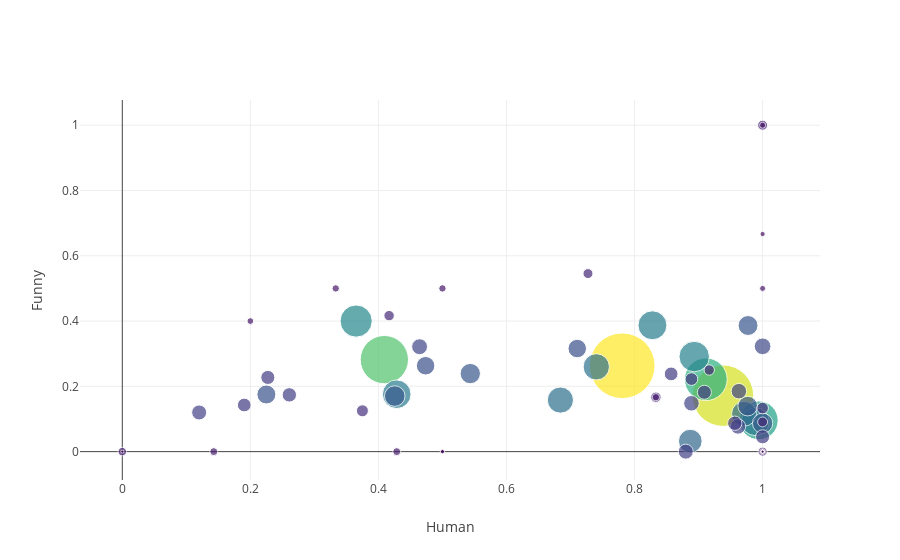

The notebook cell this image was saved under:
### Markdown cell above
This plot may not make the most sense as human and funny are not two variables we'd necessarily expect to be correlated, but it does show some interesting things. Zombie questions are always funny; cancer questions never are. Over 90% of technology questions are human-related - we're not so interested in whether cats will be conquering Mars any time soon. Climate change is quite a popular topic, and one people take seriously (only 2/62 climate change questions were funny).

### Code cell
msize = lambda x: np.sqrt(np.float(x))

fig = tls.make_subplots(rows=1, cols=1)
x = tags.human
y = tags.funny
text = [i + ': ' + str(tags.loc[i]['freq']) for i in tags.index.values]
t = go.Scatter(x=x, y=y, mode='markers', text=text, 
               marker=dict(size=[3*x**0.5 for x in tags.freq], 
                          color=[3*x**0.5 for x in tags.freq],
                          colorscale='Viridis'))
fig.append_trace(t, 1, 1)

fig['layout']['xaxis1'].update(title='Human')
fig['layout']['yaxis1'].update(title='Funny')
fig['layout'].update(hovermode='closest')
plotly.offline.iplot(fig)

### Figure 1 — Plotly figure (JSON) as saved in the notebook; plotly's stock layout.template omitted (floating-point values rounded to 4 significant figures)
{"data": [{"marker": {"color": [65.66, 61.48, 48.28, 42.74, 38.77, 32.17, 30.45, 28.93, 28.62, 27.98, 26.32, 26.15, 24.92, 23.62, 20.57, 20.35, 20.35, 19.9, 19.67, 18.97, 18.49, 18.49, 16.7, 15.87, 15.59, 15.59, 15.3, 15, 15, 14.39, 14.39, 14.07, 14.07, 14.07, 13.75, 13.75, 12.73, 12, 11.62, 10.39, 10.39, 10.39, 9.95, 9.95, 9.95, 9, 8.485, 7.937, 7.937, 7.348, 7.348, 7.348, 6.708, 6, 6, 6, 5.196, 4.243, 4.243, 4.243, 3, 3, 3, 3, 3, 3, 3, 3, 3, 3], "colorscale": "Viridis", "size": [65.66, 61.48, 48.28, 42.74, 38.77, 32.17, 30.45, 28.93, 28.62, 27.98, 26.32, 26.15, 24.92, 23.62, 20.57, 20.35, 20.35, 19.9, 19.67, 18.97, 18.49, 18.49, 16.7, 15.87, 15.59, 15.59, 15.3, 15, 15, 14.39, 14.39, 14.07, 14.07, 14.07, 13.75, 13.75, 12.73, 12, 11.62, 10.39, 10.39, 10.39, 9.95, 9.95, 9.95, 9, 8.485, 7.937, 7.937, 7.348, 7.348, 7.348, 6.708, 6, 6, 6, 5.196, 4.243, 4.243, 4.243, 3, 3, 3, 3, 3, 3, 3, 3, 3, 3]}, "mode": "markers", "text": ["biology: 479", "psychology: 420", "physics: 259", "technology: 203", "health: 167", "ecology: 115", "food: 103", "philosophy: 93", "space: 91", "neuroscience: 87", "engineering: 77", "evolution: 76", "medicine: 69", "climate change: 62", "gravity: 47", "ethics: 46", "chemistry: 46", "anatomy: 44", "nutrition: 43", "universe: 40", "materials: 38", "apocalypse: 38", "sociology: 31", "maths: 28", "science: 27", "disease: 27", "politics: 26", "consciousness: 25", "cosmology: 25", "AI: 23", "geology: 23", "particles: 22", "computer science: 22", "religion: 22", "quantum: 21", "history: 21", "music: 18", "black holes: 16", "economics: 15", "reality: 12", "time travel: 12", "time: 12", "robots: 11", "statistics: 11", "zombies: 11", "cancer: 9", "meteorology: 8", "radiation: 7", "fossils: 7", "sound: 6", "acoustics: 6", "dinosaurs: 6", "fluids: 5", "anthropology: 4", "mental health: 4", "humour: 4", "sexuality: 3", "human factors: 2", "biochemistry: 2", "simulations: 2", "art: 1", "phlosophy: 1", "language: 1", "perception: 1", "sports: 1", "personality: 1", "spirituality: 1", "astrophysics: 1", "na: 1", "law: 1"], "type": "scatter", "x": [0.7808, 0.9381, 0.4093, 0.9113, 0.994, 0.3652, 0.8932, 0.828, 0.4286, 0.9885, 0.7403, 0.6842, 0.971, 0.8871, 0.4255, 1, 0.5435, 0.9773, 0.9767, 0.225, 0.4737, 0.7105, 1, 0.4643, 0.963, 0.8889, 0.9615, 0.88, 0.12, 0.9565, 0.2609, 0.2273, 0.9091, 1, 0.1905, 0.8571, 0.8889, 0.375, 1, 0.8333, 0.9167, 0.4167, 1, 0.7273, 1, 1, 0, 0.4286, 0.1429, 0.5, 0.8333, 0.3333, 0.2, 1, 1, 1, 1, 1, 0.5, 0.5, 0, 1, 1, 1, 1, 1, 1, 1, 1, 1], "xaxis": "x1", "y": [0.263, 0.1714, 0.2819, 0.2217, 0.09581, 0.4, 0.2913, 0.3871, 0.1758, 0.09195, 0.2597, 0.1579, 0.1159, 0.03226, 0.1702, 0.08696, 0.2391, 0.3864, 0.1395, 0.175, 0.2632, 0.3158, 0.3226, 0.3214, 0.1852, 0.1481, 0.07692, 0, 0.12, 0.08696, 0.1739, 0.2273, 0.1818, 0.04545, 0.1429, 0.2381, 0.2222, 0.125, 0.1333, 0.1667, 0.25, 0.4167, 0.09091, 0.5455, 1, 0, 0, 0, 0, 0.5, 0.1667, 0.5, 0.4, 0, 0.5, 1, 0.6667, 0, 0, 0, 0, 0, 0, 0, 0, 0, 0, 0, 0, 0], "yaxis": "y1"}], "layout": {"hovermode": "closest", "xaxis1": {"anchor": "y1", "domain": [0, 1], "title": "Human"}, "yaxis1": {"anchor": "x1", "domain": [0, 1], "title": "Funny"}}}
